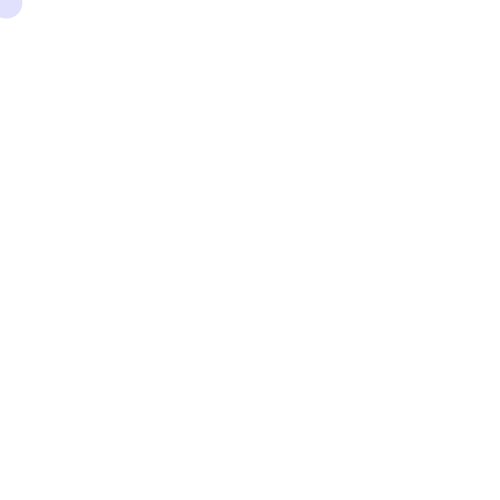
Frame 1 (no input)
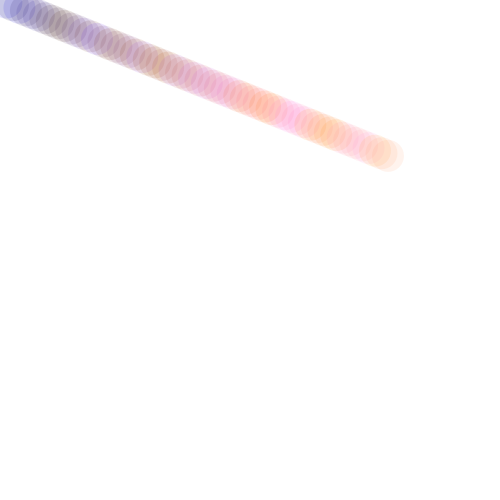
Frame 60 (the mouse pressed at the canvas centre just before this capture)
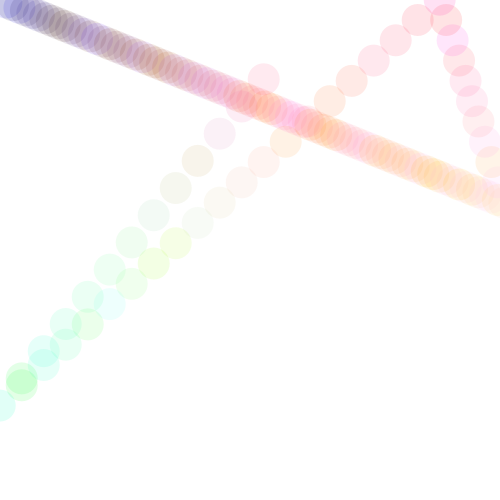
Frame 120 (the mouse held since frame 60 and released just before this capture)

The Processing sketch that drew these frames (run headless with seeded random() and noise(); from frame 60 on, the mouse is pressed at the canvas centre):

// Processing sketch: processing_60680
// ── processing_60680.pde

float x = 0;
float y = 0;
float geschwindigkeitx = random(10);
float geschwindigkeity = random(10);
float b;

void setup() {
  size(500, 500);
  smooth();
  background(255);
}
void draw() {
  x = x + geschwindigkeitx;
  if ((x > width) || (x < 0)) {
    geschwindigkeitx = geschwindigkeitx * -1;
  }
  y = y + geschwindigkeity;
  if ((y > height) || (y < 0)) {
    geschwindigkeity = geschwindigkeity *-1;
  }

  noStroke();
  b = random(255);
  fill(x, y, b, 30);
  ellipse(x, y, 32, 32);


  if ((x > width) || (x < 0)) {
    geschwindigkeity = random(2-30);
  }
    if ((y > width) || (y < 0)) {
    geschwindigkeitx = random(2-30);
  }
   if ((x > width) || (x < 0)||(y > width) || (y < 0)) {
    b = random(255);    
  }
}
